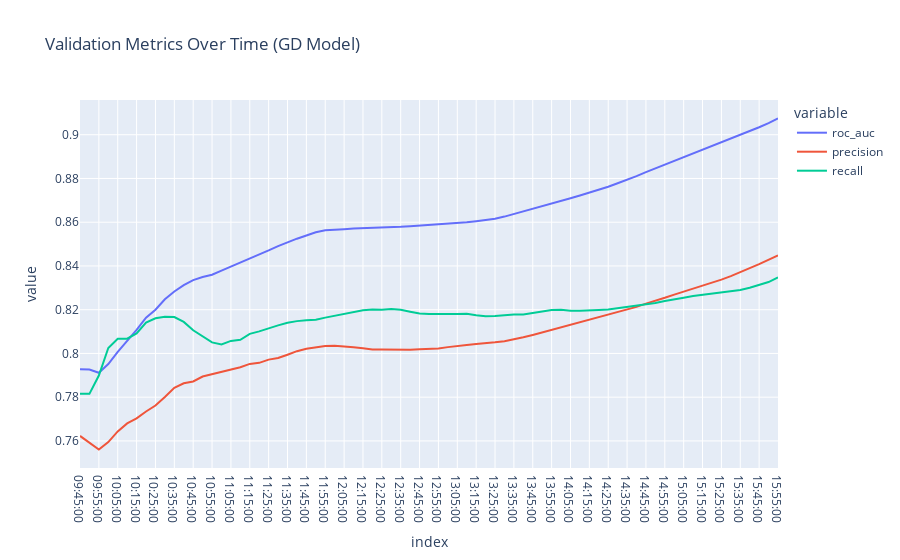

Notebook code for this chart:
### Code cell
import datetime
import plotly.express as px

time_range = [datetime.time(hour, minute) for hour in range(9, 16) for minute in range(0, 60, 5)]
time_range = [x for x in time_range if x >= datetime.time(9,45)]
df_val = pd.DataFrame()
for t in time_range:
    X_val = X_test.loc[X_test['time'] <= t].copy()
    y_val = y_test.loc[X_val.index, 'green_day'].copy()

    y_pred_val = pipeline_gd.predict_proba(X_val)[:,-1]

    df_val.loc[t, [
        'roc_auc',
        'precision',
        'recall'
    ]] =  roc_auc_score(y_val, y_pred_val), precision_score(y_val, y_pred_val > 0.5), recall_score(y_val, y_pred_val > 0.5)


fig = px.line(df_val, title='Validation Metrics Over Time (GD Model)')
fig.show()
